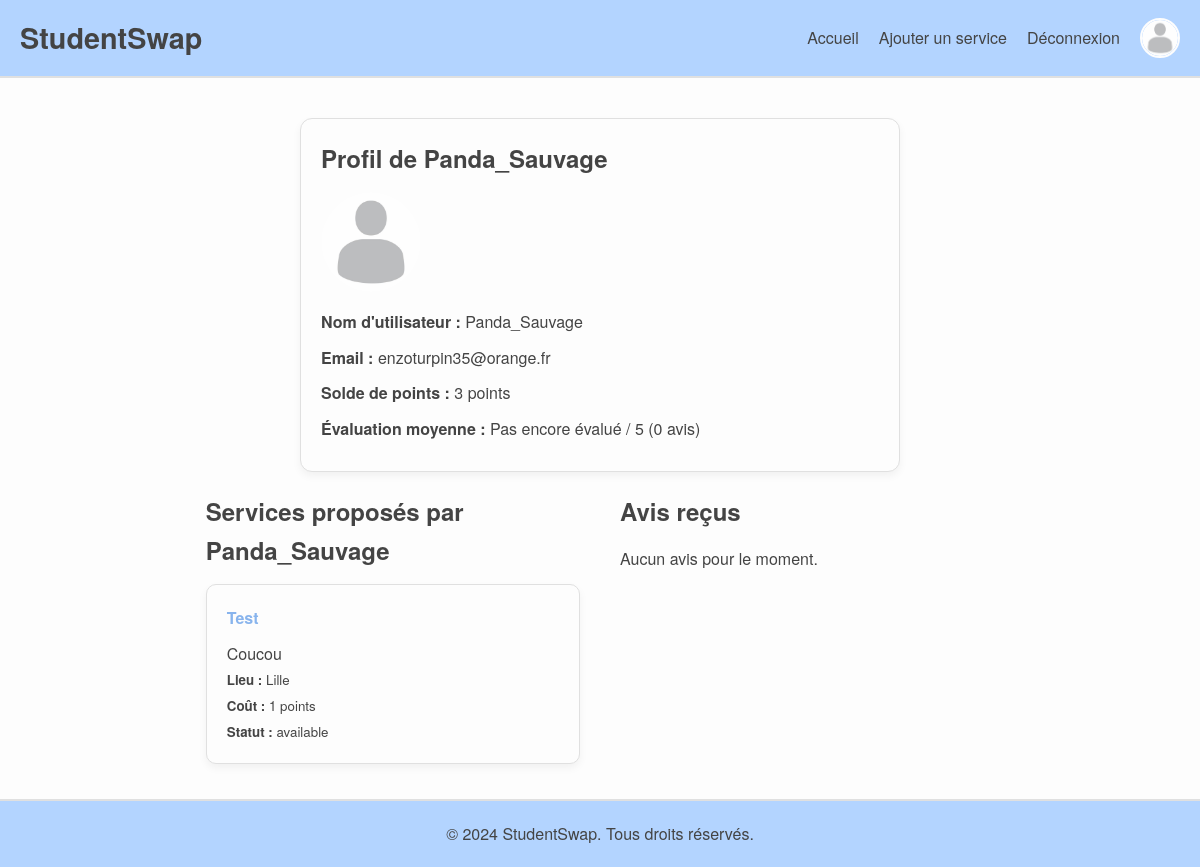
Screenshot of /views/view_profile.php?id=1 (signed in) with the database file from the repository.
### tables this page shows
CREATE TABLE `users` (
  `id` int(11) NOT NULL,
  `username` varchar(50) DEFAULT NULL,
  `email` varchar(100) DEFAULT NULL,
  `password` varchar(255) DEFAULT NULL,
  `points` int(11) DEFAULT 10,
  `created_at` timestamp NOT NULL DEFAULT current_timestamp(),
  `profile_picture` varchar(255) DEFAULT 'default-picture.png'
);

CREATE TABLE `services` (
  `id` int(11) NOT NULL,
  `user_id` int(11) DEFAULT NULL,
  `title` varchar(100) DEFAULT NULL,
  `description` text DEFAULT NULL,
  `category` varchar(50) DEFAULT NULL,
  `location` varchar(100) DEFAULT NULL,
  `points_cost` int(11) DEFAULT NULL,
  `created_at` timestamp NOT NULL DEFAULT current_timestamp(),
  `category_id` int(11) DEFAULT NULL,
  `status` enum('available','requested','accepted') DEFAULT 'available',
  `deleted_at` timestamp NULL DEFAULT NULL
);

### views/view_profile.php (the view, shortened to what this page needs)
<?php
include '../config/db.php';
$profile_user_id = $_GET['id'] ?? null;
$reviews = [];
$user_services = [];
try {
    $sql = "SELECT id, username, email, points, profile_picture FROM users WHERE id = ?";
    $stmt = $conn->prepare($sql);
    $stmt->execute([$profile_user_id]);
    $user = $stmt->fetch();
    $profile_picture = $user['profile_picture'] ?? 'default-picture.png';
    $profile_picture_path = file_exists("../uploads/profile_pictures/" . $profile_picture) ?
        "../uploads/profile_pictures/" . htmlspecialchars($profile_picture) :
        "../assets/img/default-picture.png";
    $sql = "SELECT AVG(reviews.rating) AS average_rating, COUNT(reviews.id) AS total_reviews
            FROM reviews
            JOIN services ON reviews.service_id = services.id
            WHERE services.user_id = ?";
    $stmt = $conn->prepare($sql);
    $stmt->execute([$profile_user_id]);
    $review_data = $stmt->fetch();
    $average_rating = $review_data['average_rating'] ? round($review_data['average_rating'], 1) : 'Pas encore évalué';
    $total_reviews = $review_data['total_reviews'] ?? 0;
    $sql = "SELECT reviews.*, users.username AS reviewer_name
            FROM reviews
            JOIN users ON reviews.user_id = users.id
            JOIN services ON reviews.service_id = services.id
            WHERE services.user_id = ?
            ORDER BY reviews.created_at DESC
            LIMIT 3";
    $stmt = $conn->prepare($sql);
    $stmt->execute([$profile_user_id]);
    $reviews = $stmt->fetchAll();
    $sql = "SELECT * FROM services WHERE user_id = ? ORDER BY created_at DESC";
    $stmt = $conn->prepare($sql);
    $stmt->execute([$profile_user_id]);
    $user_services = $stmt->fetchAll();
} catch (PDOException $e) {
    $message = "Erreur lors de la récupération des données : " . $e->getMessage();
}
?>
<!DOCTYPE html>
<html lang="fr">
<head>
    <link rel="stylesheet" href="../assets/css/style.css">
</head>
<body>
    <div class="wrapper">
        <?php include '../includes/header.php'; ?>
        <main class="main-content">
            <section class="profile-info">
                <h2>Profil de <?= htmlspecialchars($user['username']) ?></h2>
                <img src="<?= $profile_picture_path ?>" alt="Photo de profil" class="profile-picture">
                <p><strong>Nom d'utilisateur :</strong> <?= htmlspecialchars($user['username']) ?></p>
                <p><strong>Email :</strong> <?= htmlspecialchars($user['email']) ?></p>
                <p><strong>Solde de points :</strong> <?= htmlspecialchars($user['points']) ?> points</p>
                <p><strong>Évaluation moyenne :</strong> <?= $average_rating ?> / 5 (<?= $total_reviews ?> avis)</p>
            </section>
            <div class="profile-container">
                <section class="user-services">
                    <h2>Services proposés par <?= htmlspecialchars($user['username']) ?></h2>
                    <div class="service-list">
                        <?php if (!empty($user_services)): ?>
                        <?php foreach ($user_services as $service): ?>
                        <div class="service-card">
                            <h4><?= htmlspecialchars($service['title']) ?></h4>
                            <p><?= htmlspecialchars($service['description']) ?></p>
                            <small><strong>Lieu :</strong> <?= htmlspecialchars($service['location']) ?></small><br>
                            <small><strong>Coût :</strong> <?= htmlspecialchars($service['points_cost']) ?>
                                points</small><br>
                            <small><strong>Statut :</strong> <?= htmlspecialchars($service['status']) ?></small>
                        </div>
                        <?php endforeach; ?>
                        <?php else: ?>
                        <p>Aucun service proposé par cet utilisateur.</p>
                        <?php endif; ?>
                    </div>
                </section>
                <div class="reviews-container">
                    <h2>Avis reçus</h2>
                    <section class="user-reviews">
                        <?php if (!empty($reviews)): ?>
                        <div class="review-list">
                            <?php foreach ($reviews as $review): ?>
                            <div class="review-card">
                                <h4>Évalué par : <?= htmlspecialchars($review['reviewer_name']) ?></h4>
                                <p>Note : <?= str_repeat('⭐', $review['rating']) ?></p>
                                <p>Commentaire : <?= htmlspecialchars($review['comment']) ?></p>
                                <small>Posté le : <?= htmlspecialchars($review['created_at']) ?></small>
                            </div>
                            <?php endforeach; ?>
                        </div>
                        <button id="load-more-btn" class="button">Afficher plus d'avis</button>
                        <?php else: ?>
                        <p>Aucun avis pour le moment.</p>
                        <?php endif; ?>
                    </section>
                </div>
            </div>
        </main>
        <?php include '../includes/footer.php'; ?>
    </div>
</body>
</html>

### includes/header.php (shortened to what this page needs)
<?php
$user_id = $_SESSION['user_id'] ?? null;
$profile_picture = 'default-picture.png';
$logged_in_user = null;
try {
    if (!empty($user_id)) {
        include '../config/db.php';
        $sql = "SELECT id, username, email, points, profile_picture FROM users WHERE id = ?";
        $stmt = $conn->prepare($sql);
        $stmt->execute([$user_id]);
        $logged_in_user = $stmt->fetch(PDO::FETCH_ASSOC);
        if ($logged_in_user && !empty($logged_in_user['profile_picture'])) {
            $profile_path = "../uploads/profile_pictures/" . $logged_in_user['profile_picture'];
            $profile_picture = file_exists($profile_path) ? $logged_in_user['profile_picture'] : 'default-picture.png';
        }
    }
} catch (PDOException $e) {
    error_log("Erreur dans le header : " . $e->getMessage());
}
?>
<header>
    <a href="../views/index.php" class="site-title">StudentSwap</a>
    <nav class="navbar">
        <a href="../views/index.php">Accueil</a>
        <?php if (!empty($user_id) && $logged_in_user): ?>
        <a href="../controllers/add_service.php">Ajouter un service</a>
        <a href="../public/logout.php">Déconnexion</a>
        <a href="../views/profile.php?id=<?= htmlspecialchars($user_id) ?>" class="profile-icon">
            <img src="../uploads/profile_pictures/<?= htmlspecialchars($profile_picture) ?>" alt="Photo de profil"
                onerror="this.onerror=null; this.src='../assets/img/default-picture.png';">
        </a>
        <?php else: ?>
        <a href="../views/login.php">Connexion</a>
        <?php endif; ?>
    </nav>
</header>

### includes/footer.php
<footer>
    &copy; 2024 StudentSwap. Tous droits réservés.
</footer>

### assets/css/style.css (style rules this page uses)
:root { --color-background: #fdfdfd; --color-text: #444444; --color-header-background: #b3d4ff; --color-border: #e0e0e0; --color-button-background: #88b4ed; --color-button-hover: #b3d4ff; --color-success-background: #e0f7fa; --color-success-text: #00796b; --color-error-background: #ffe0e0; --color-error-text: #d32f2f; --color-service-title: #b3d4ff; --color-accept-button: #4caf50; --color-accept-button-hover: #388e3c; --color-reject-button: #f44336; --color-reject-button-hover: #d32f2f; --color-review-star: #ff9800; --color-review-border-hover: #b3d4ff; }
* { margin: 0; padding: 0; box-sizing: border-box; font-family: "Helvetica Neue", Arial, sans-serif; }
body { background-color: var(--color-background); color: var(--color-text); line-height: 1.6; }
header { background-color: var(--color-header-background); color: var(--color-text); padding: 15px 20px; border-bottom: 2px solid var(--color-border); display: flex; justify-content: space-between; align-items: center; }
.site-title { font-size: 1.8em; font-weight: bold; color: var(--color-text); text-decoration: none; }
.navbar { display: flex; align-items: center; gap: 20px; }
.navbar a { color: var(--color-text); text-decoration: none; font-weight: 500; transition: color 0.2s ease; }
.service-list { list-style: none; padding: 0; }
footer { text-align: center; padding: 20px; background-color: var(--color-header-background); color: var (--color-text); border-top: 2px solid var(--color-border); margin-top: auto; }
.wrapper { min-height: 100vh; display: flex; flex-direction: column; }
.main-content { flex: 1; }
.profile-info { max-width: 600px; margin: 20px auto; padding: 20px; background-color: var(--color-background); border: 1px solid var(--color-border); border-radius: 12px; box-shadow: 0 4px 8px rgba(0, 0, 0, 0.05); }
.profile-info h2 { color: var(--color-text); margin-bottom: 15px; }
.profile-info p { margin-bottom: 10px; color: var(--color-text); }
.profile-icon { display: inline-block; width: 40px; height: 40px; border-radius: 50%; overflow: hidden; border: 2px solid var(--color-background); transition: border-color 0.2s; align-self: center; }
.profile-picture { width: 100px; height: 100px; border-radius: 50%; object-fit: cover; margin-bottom: 10px; }
.profile-icon img { width: 100%; height: 100%; border-radius: 50%; object-fit: cover; object-position: center; display: block; }
.profile-container { display: flex; flex-wrap: wrap; gap: 20px; justify-content: space-between; max-width: 1200px; margin: 20px auto; align-items: flex-start; }
.user-services { flex: 1; min-width: 300px; max-width: 48%; }
.reviews-container { flex: 1; min-width: 300px; max-width: 48%; }
.user-services h2, .reviews-container h2 { margin-bottom: 15px; color: var(--color-text); font-size: 1.5em; }
.service-card { padding: 15px; margin-bottom: 10px; margin-top: 15px; border: 1px solid var(--color-border); border-radius: 8px; background-color: var(--color-background); box-shadow: 0 2px 4px rgba(0, 0, 0, 0.05); }
.service-card h4 { color: var(--color-button-background); }
.service-card p { color: var(--color-text); }
.service-card, .request-card { padding: 15px; border: 1px solid var(--color-border); border-radius: 10px; margin-bottom: 10px; box-shadow: 0 4px 8px rgba(0, 0, 0, 0.05); background-color: var(--color-background); }
.service-card h4, .request-card h4 { color: var(--color-button-background); margin-bottom: 10px; }
.service-card p, .request-card p { color: var(--color-text); }
.user-reviews { max-width: 800px; }
@media (min-width: 1200px) { .profile-container { max-width: 1200px; margin: 0 auto; gap: 30px; } }
@media (min-width: 1200px) { .service-card, .review-card { padding: 20px; margin: 15px 0; } }
@media (max-width: 1600px) { .main-content { max-width: 1400px; margin: 0 auto; padding: 20px; } }
@media (max-width: 1600px) { .profile-container { gap: 40px; } }

### rows the page displays
users: profile_picture (placeholder picture), username "Panda_Sauvage", email "enzoturpin35@orange.fr", points "3"
services: title "Test", description "Coucou", location "Lille", points_cost "1", status "available"

### other values shown
$average_rating "Pas encore évalué"
$total_reviews "0"
